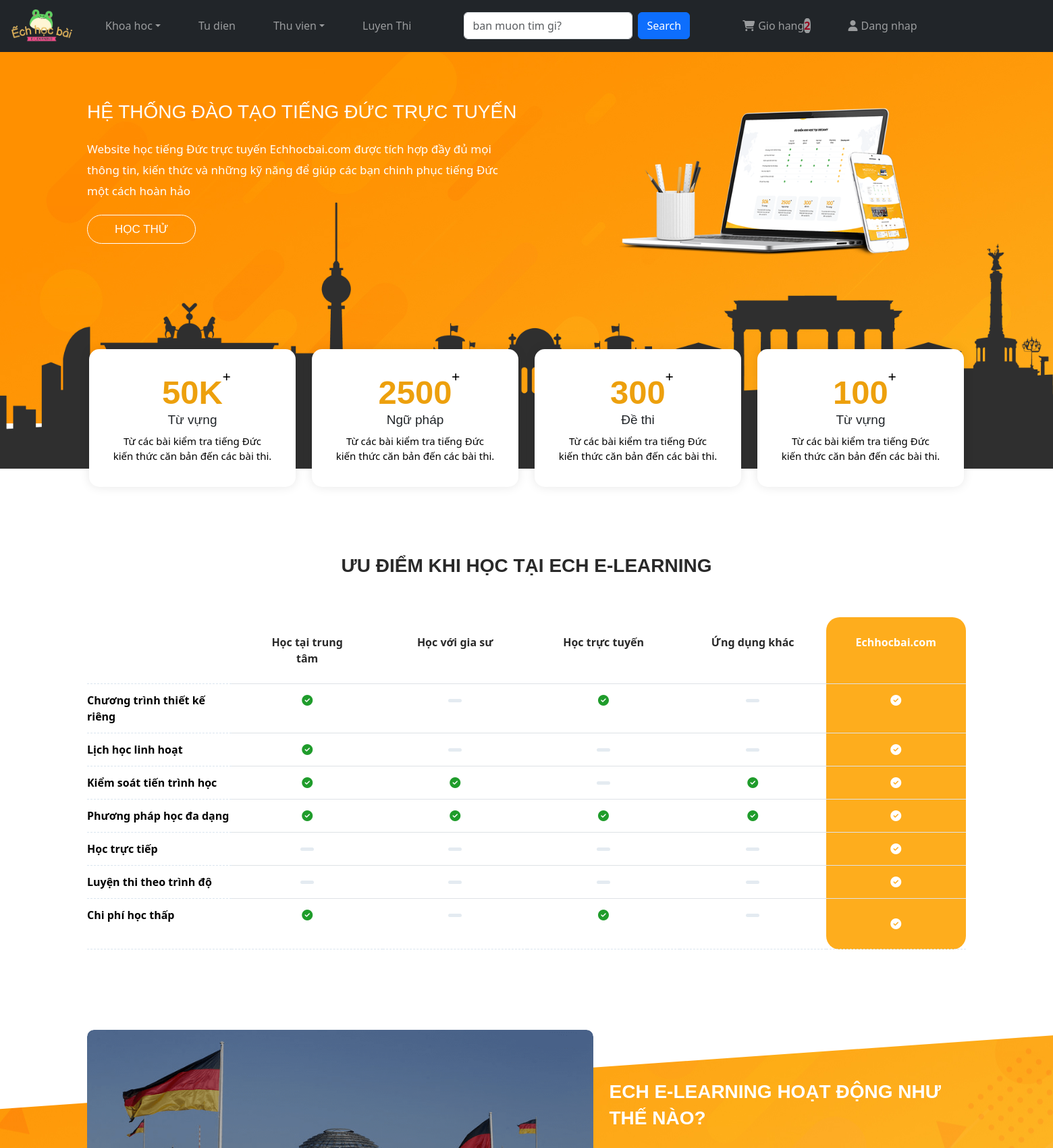
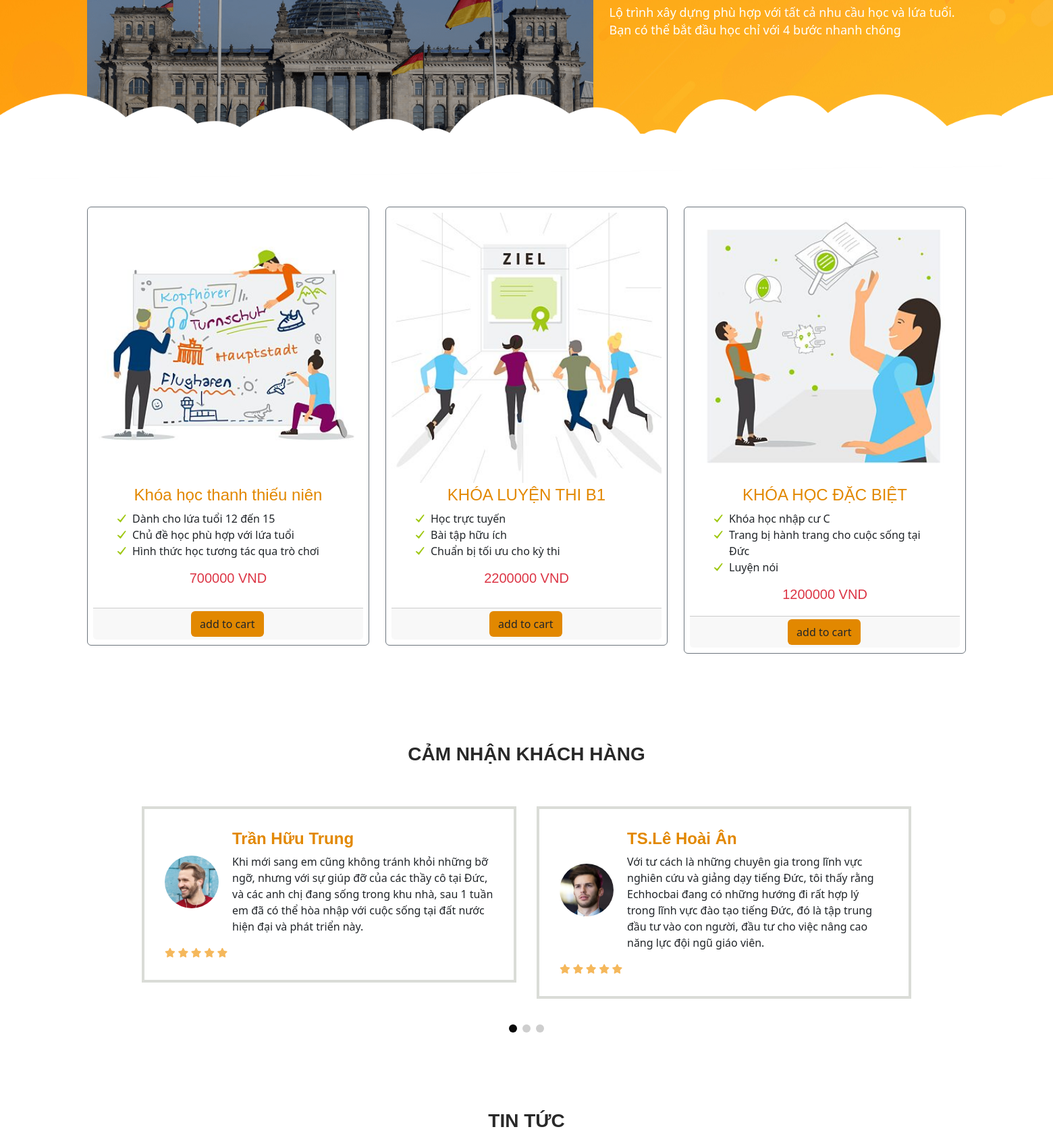
The page / (upper part) on the database its author committed (2 pictures, top to bottom).
### tables this page shows
CREATE TABLE `products` (
  `id` int(255) NOT NULL,
  `name` varchar(255) NOT NULL,
  `image` varchar(255) NOT NULL,
  `nd` varchar(255) NOT NULL,
  `ndct_title` varchar(255) NOT NULL,
  `ndct_text` varchar(255) NOT NULL,
  `trinhdo` varchar(255) NOT NULL,
  `khaigiang` varchar(255) NOT NULL,
  `thoigian` varchar(255) NOT NULL,
  `sotiethoc` varchar(255) NOT NULL,
  `hocvien` varchar(255) NOT NULL,
  `price` varchar(255) NOT NULL,
  `title1` varchar(255) NOT NULL,
  `title2` varchar(255) NOT NULL,
  `title3` varchar(255) NOT NULL
);

### index.php (the view, shortened to what this page needs)
<?php
@include 'config.php';
?>
<!DOCTYPE html>
<html lang="en">
<head>
    <link rel="stylesheet" href="https://cdnjs.cloudflare.com/ajax/libs/font-awesome/6.5.1/css/all.min.css" />
    <link href="https://cdn.jsdelivr.net/npm/bootstrap@5.3.2/dist/css/bootstrap.min.css" rel="stylesheet">
    <link rel="stylesheet" href="./public/css/style.css">
    <link rel="stylesheet" href="https://cdn.jsdelivr.net/npm/swiper@11/swiper-bundle.min.css"/>
</head>
<body>
<?php include 'header.php'; ?>
    <div class="bg_header">
        <div class="bg_banner">
            <div class="container">
                <div class="row">
                    <div class="col-sm-12 col-lg-6">
                        <div class="title-banner">
                            <h2>HỆ THỐNG ĐÀO TẠO TIẾNG ĐỨC TRỰC TUYẾN</h2>
                            <p>Website học tiếng Đức trực tuyến Echhocbai.com được tích hợp đầy đủ mọi thông tin, kiến thức và những kỹ năng để giúp các bạn chinh phục tiếng Đức một cách hoàn hảo</p>
                            <h3><a href="javascript:;" id="open-popup-level-js">Học thử</a></h3>
                        </div>
                    </div>
                    <div class="col-sm-12 col-lg-6">
                        <img src="./public/img/ban1.png" alt style="height: 80%; padding-left: 120px;">
                    </div>
                </div>
            </div>
        </div>
        <div class="bg_bot">
            <img src="./public/img/bg-bot.png" alt>
        </div>
    </div>
    <section class="course">
        <div class="container">
            <div class="row">
                <div class="col-sm-6 col-md-6 col-lg-3">
                    <div class="block-thumbnail">
                        <h2 class="block-thumbnail--title-h2">50K<i class="fas fa-plus"></i></h2>
                        <h3 class="block-thumbnail--title-h3">Từ vựng</h3>
                        <p>Từ các bài kiểm tra tiếng Đức kiến thức căn bản đến các bài thi.</p>
                    </div>
                </div>
                <div class="col-sm-6 col-md-6 col-lg-3">
                    <div class="block-thumbnail">
                        <h2 class="block-thumbnail--title-h2">2500<i class="fas fa-plus"></i></h2>
                        <h3 class="block-thumbnail--title-h3">Ngữ pháp</h3>
                        <p>Từ các bài kiểm tra tiếng Đức kiến thức căn bản đến các bài thi.</p>
                    </div>
                </div>
                <div class="col-sm-6 col-md-6 col-lg-3">
                    <div class="block-thumbnail">
                        <h2 class="block-thumbnail--title-h2">300<i class="fas fa-plus"></i></h2>
                        <h3 class="block-thumbnail--title-h3">Đề thi</h3>
                        <p>Từ các bài kiểm tra tiếng Đức kiến thức căn bản đến các bài thi.</p>
                    </div>
                </div>
                <div class="col-sm-6 col-md-6 col-lg-3">
                    <div class="block-thumbnail">
                        <h2 class="block-thumbnail--title-h2">100<i class="fas fa-plus"></i></h2>
                        <h3 class="block-thumbnail--title-h3">Từ vựng</h3>
                        <p>Từ các bài kiểm tra tiếng Đức kiến thức căn bản đến các bài thi.</p>
                    </div>
                </div>
            </div>
        </div>
    </section>
    <section class="advantages">
        <div class="bg-advantages">
            <div class="advantages--title">
                <h2><a>ƯU ĐIỂM KHI HỌC TẠI ECH e-learning</a></h2>
            </div>
            <div class="advantages--table">
                <div class="container">
                    <div class="row">
                        <div class="col-12">
                            <div class="table-mb-scroll">
                                <div class="table-w">
                                    <table class="table table--border table--color--radius">
                                        <thead>
                                            <tr>
                                                <th scope="col"></th>
                                                <th scope="col">Học tại trung tâm</th>
                                                <th scope="col">Học với gia sư</th>
                                                <th scope="col">Học trực tuyến</th>
                                                <th scope="col">Ứng dụng khác</th>
                                                <th scope="col">Echhocbai.com</th>
                                            </tr>
                                        </thead>
                                        <tbody>
                                            <tr>
                                                <th>Chương trình thiết kế riêng</th>
                                                 <td data-title="Học tại trung tâm"><i class="fas fa-check-circle"></i></td>
                                                 <td data-title="Học với gia sư"><span class="line-table"></span></td>
                                                 <td data-title="Học trực tuyến"><i class="fas fa-check-circle"></i></td>
                                                 <td data-title="Ứng dụng khác"><span class="line-table"></span></td>
                                                 <td data-title="Decamy.com"><i class="fas fa-check-circle"></i></td>
                                            </tr>
                                            <tr>
                                                <th>Lịch học linh hoạt</th>
                                                 <td data-title="Học tại trung tâm"><i class="fas fa-check-circle"></i></td>
                                                 <td data-title="Học với gia sư"><span class="line-table"></span></td>
                                                 <td data-title="Học trực tuyến"><span class="line-table"></span></td>
                                                 <td data-title="Ứng dụng khác"><span class="line-table"></span></td>
                                                 <td data-title="Decamy.com"><i class="fas fa-check-circle"></i></td>
                                            </tr>
                                            <tr>
                                                <th>Kiểm soát tiến trình học</th>
                                                <td data-title="Học tại trung tâm"><i class="fas fa-check-circle"></i></td>
                                                <td data-title="Học với gia sư"><i class="fas fa-check-circle"></i></td>
                                                <td data-title="Học trực tuyến"><span class="line-table"></span></td>
                                                <td data-title="Ứng dụng khác"><i class="fas fa-check-circle"></i></td>
                                                <td data-title="Decamy.com"><i class="fas fa-check-circle"></i></td>
                                            </tr>
                                            <tr>
                                                <th>Phương pháp học đa dạng</th>
                                                <td data-title="Học tại trung tâm"><i class="fas fa-check-circle"></i></td>
                                                <td data-title="Học với gia sư"><i class="fas fa-check-circle"></i></td>
                                                <td data-title="Học trực tuyến"><i class="fas fa-check-circle"></i></td>
                                                <td data-title="Ứng dụng khác"><i class="fas fa-check-circle"></i></td>
                                                 <td data-title="Decamy.com"><i class="fas fa-check-circle"></i></td>
                                            </tr>
                                            <tr>
                                                <th>Học trực tiếp</th>
                                                <td data-title="Học tại trung tâm"><span class="line-table"></span></td>
                                                <td data-title="Học với gia sư"><span class="line-table"></span></td>
                                                <td data-title="Học trực tuyến"><span class="line-table"></span></td>
                                                <td data-title="Ứng dụng khác"><span class="line-table"></span></td>
                                                <td data-title="Decamy.com"><i class="fas fa-check-circle"></i></td>
                                            </tr>
                                            <tr>
                                                <th>Luyện thi theo trình độ</th>
                                                <td data-title="Học tại trung tâm"><span class="line-table"></span></td>
                                                <td data-title="Học với gia sư"><span class="line-table"></span></td>
                                                <td data-title="Học trực tuyến"><span class="line-table"></span></td>
                                                <td data-title="Ứng dụng khác"><span class="line-table"></span></td>
                                                <td data-title="Decamy.com"><i class="fas fa-check-circle"></i></td>
                                            </tr>
                                            <tr>
                                                <th>Chi phí học thấp</th>
                                                <td data-title="Học tại trung tâm"><i class="fas fa-check-circle"></i>
                                                </td><td data-title="Học với gia sư"><span class="line-table"></span></td>
                                                <td data-title="Học trực tuyến"><i class="fas fa-check-circle"></i></td>
                                                <td data-title="Ứng dụng khác"><span class="line-table"></span></td>
                                                <td data-title="Decamy.com"><i class="fas fa-check-circle"></i></td>
                                            </tr>
                                        </tbody>
                                    </table>
                                </div>
                            </div>
                        </div>
                    </div>
                </div>
            </div>
        </div>
    </section>
    <br>
    <br>
    <section class="video">
        <div class="bg-video">
            <div class="container">
                <div class="row">
                    <div class="col-md-12 col-lg-7">
                        <div class="video-intro">
                            <div class="img-intro fix-img">
                                <img src="./public/img/bg-video.png" alt="">
                            </div>
                            <a class="icon-open-video">
                            </a></div>
                    </div>
                    <div class="col-md-12 col-lg-5 flex-title">
                        <div class="title-video">
                            <h2>Ech E-learning hoạt động như thế nào?</h2>
                            <p>Lộ trình xây dựng phù hợp với tất cả nhu cầu học và lứa tuổi. Bạn có thể bắt đầu học chỉ với 4 bước nhanh chóng</p>
                        </div>
                    </div>
                </div>
            </div>
        </div>
    </section>
    <div class="br"></div>
    <div class="container" id="pro">
        <div class="row mt-2 pb-3">
            <?php
                $select_products = mysqli_query($conn,"SELECT * FROM `products`");
                if(mysqli_num_rows($select_products) > 0){
                    while($fetch_product = mysqli_fetch_assoc($select_products )){
            ?>
                <div class="col-sm-6 col-md-4 col-lg-4 mb-2">
            <form action="" method="post">
                    <div class="card-deck">
                        <div class="card p-2 border-secondary mb-2">
                            <img src="./public/img/<?php echo $fetch_product['image']; ?>" class="card-img-top" height="250">
                            <div class="card-body p-1">
                                <h4 class="card-title text-center" style="color:#e28800;"><?php echo $fetch_product['name']; ?></h4>
                                <div class="">
                                    <ul>
                                        <li class="bullet-list-item"><?php echo $fetch_product['title1']; ?></li>
                                        <li class="bullet-list-item"><?php echo $fetch_product['title2']; ?></li>
                                        <li class="bullet-list-item"><?php echo $fetch_product['title3']; ?></li>
                                    </ul>
                                </div>
                                <h5 class="card-text text-center text-danger"><span><?php echo $fetch_product['price']; ?></span> VND</h5>
                            </div>
                            <div class="card-footer p-1 mt-3">
                                <input type="submit" value="add to cart" class="btn" name="add_to_cart">
                            </div>
                        </div>
                    </div>
            </form>
            </div>
            <?php
            }
            }
        ?>
        </div>
    </div>
    <section class="testimonials">
        <div class="containerr">
            <div class="section-header">
                <h2 class="title">CẢM NHẬN KHÁCH HÀNG</h2>
            </div>
            <div class="testimonials-content">
                <div class="swiper testimonials-slider js-testimonials-slider">
                    <div class="swiper-wrapper">
                        <div class="swiper-slide testimonials-item">
                            <div class="info">
                                <img src="./public/img/review-1.png" alt="img">
                                <div class="text-box">
                                    <h3 class="name">Trần Hữu Trung</h3>
                                    <span class="job">Khi mới sang em cũng không tránh khỏi những bỡ ngỡ, nhưng với sự giúp đỡ của các thầy cô tại Đức, và các anh chị đang sống trong khu nhà, sau 1 tuần em đã có thể hòa nhập với cuộc sống tại đất nước hiện đại và phát triển này.</span>
                                </div>
                            </div>
                            <div class="rating">
                                <i class="fa fa-star"></i>
                                <i class="fa fa-star"></i>
                                <i class="fa fa-star"></i>
                                <i class="fa fa-star"></i>
                                <i class="fa fa-star"></i>
                            </div>
                        </div>
                        <div class="swiper-slide testimonials-item">
                            <div class="info">
                                <img src="./public/img/review-3.png" alt="img">
                                <div class="text-box">
                                    <h3 class="name">TS.Lê Hoài Ân</h3>
                                    <span class="job">Với tư cách là những chuyên gia trong lĩnh vực nghiên cứu và giảng dạy tiếng Đức, tôi thấy rằng Echhocbai đang có những hướng đi rất hợp lý trong lĩnh vực đào tạo tiếng Đức, đó là tập trung đầu tư vào con người, đầu tư cho việc nâng cao năng lực đội ngũ giáo viên.</span>
                                </div>
                            </div>
                            <div class="rating">
                                <i class="fa fa-star"></i>
                                <i class="fa fa-star"></i>
                                <i class="fa fa-star"></i>
                                <i class="fa fa-star"></i>
                                <i class="fa fa-star"></i>
                            </div>
                        </div>
                    </div>
                </div>
                <div class="swiper-pagination js-testimonials-pagination"></div>
            </div>
        </div>
    </section>
    <section class="blog" id="blog">
        <div class="section-header">
            <h2 class="title">Tin tức</h2>
        </div>
    </section>
</body>
</html>

### rows shown on the page
products: image (picture), name "Khóa học thanh thiếu niên", title1 "Dành cho lứa tuổi 12 đến 15", title2 "Chủ đề học phù hợp với lứa tuổi", title3 "Hình thức học tương tác qua trò chơi", price "700000"
products: image (picture), name "KHÓA LUYỆN THI B1", title1 "Học trực tuyến", title2 "Bài tập hữu ích", title3 "Chuẩn bị tối ưu cho kỳ thi", price "2200000"
products: image (picture), name "KHÓA HỌC ĐẶC BIỆT", title1 "Khóa học nhập cư C", title2 "Trang bị hành trang cho cuộc sống tại Đức", title3 "Luyện nói", price "1200000"

### other values the page prints
$row_count "2"
